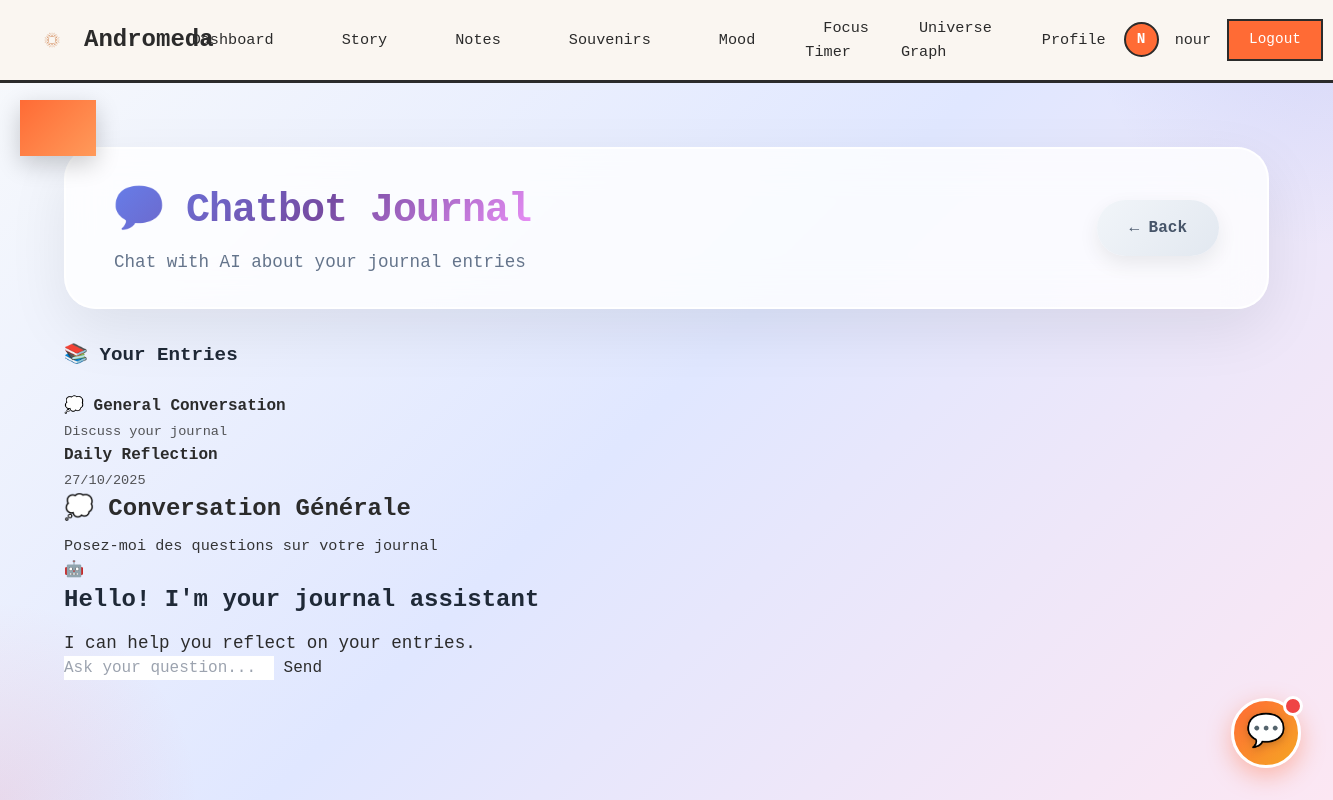
Page /journal/chatbot/ (signed in) on the earlier database version.
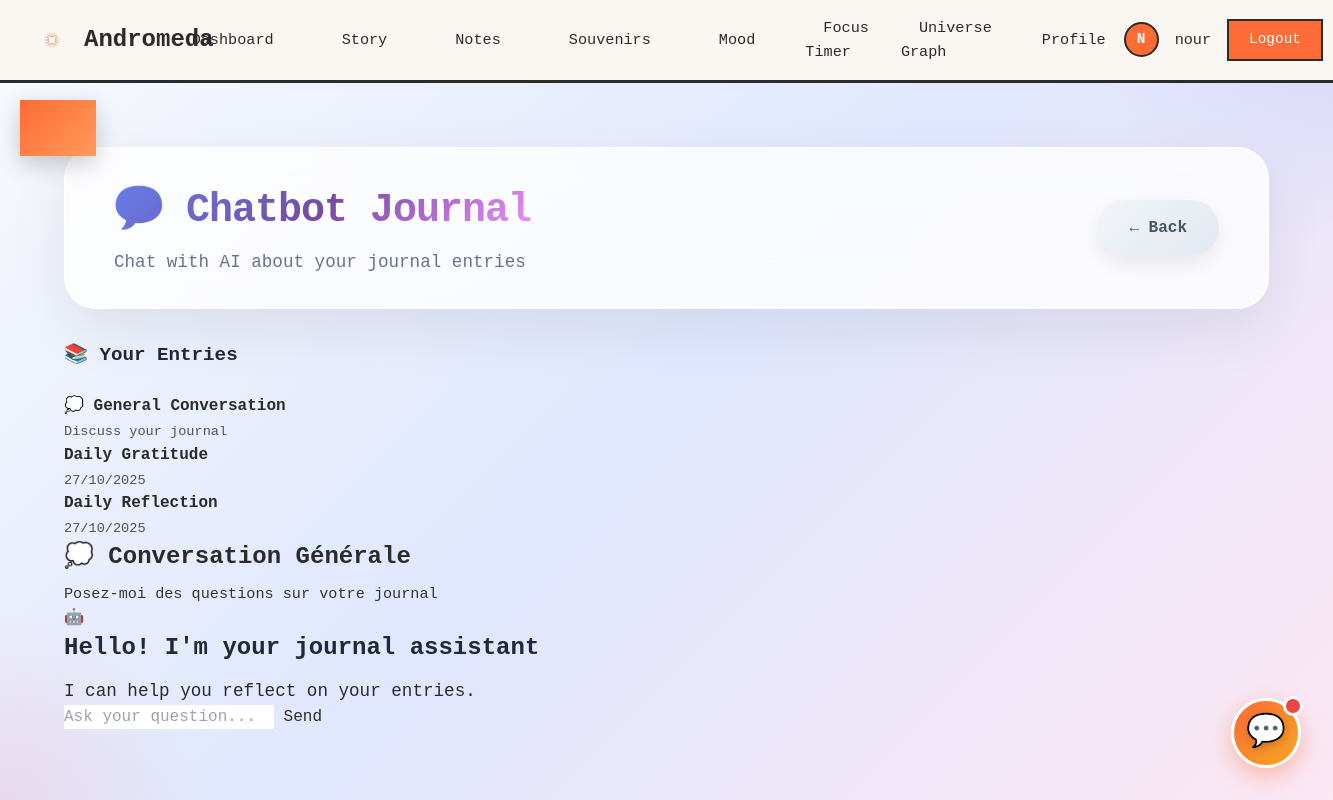
Same page on the later database version.
### core/models.py (models this page shows, shortened)
class EntreeJournal(models.Model):
    utilisateur = models.ForeignKey('User', on_delete=models.CASCADE, related_name='entrees_journal')
    titre = models.CharField(max_length=200, help_text="Entry title")
    contenu_texte = models.TextField(help_text="Entry content")
    lieu = models.CharField(max_length=200, blank=True, default='', help_text="Location where the entry was written")
    meteo = models.CharField(max_length=50, blank=True, default='', help_text="Weather on the day")
    auto_summary = models.TextField(blank=True, default='', help_text="AI-generated summary")
    is_public = models.BooleanField(default=False, help_text="Public entry")
    is_favorite = models.BooleanField(default=False, help_text="Favorite entry")
    date_creation = models.DateTimeField(auto_now_add=True)
    updated_at = models.DateTimeField(auto_now=True)
    class Meta:
        verbose_name = "Journal Entry"
        verbose_name_plural = "Journal Entries"
        ordering = ['-date_creation']
        indexes = [
            models.Index(fields=['-date_creation']),
            models.Index(fields=['utilisateur', '-date_creation']),
        ]

### core/views_ai.py (the view)
# urls.py: path('journal/chatbot/', views_ai.page_chatbot, name='page_chatbot'),
@login_required
def page_chatbot(request):
    entrees_recentes = EntreeJournal.objects.filter(
        utilisateur=request.user
    ).order_by('-date_creation')[:5]
    context = {
        'entrees_recentes': entrees_recentes,
    }
    return render(request, 'core/journal/chatbot.html', context)

### core/templates/core/journal/chatbot.html (shortened to what this page needs)
{% extends "core/dashboard_base.html" %}
{% load static %}
{% block content %}
<div style="position: fixed; top: 0; left: 0; right: 0; bottom: 0; z-index: -1; overflow: hidden; background: linear-gradient(135deg, #f8fafc 0%, #e0e7ff 50%, #fce7f3 100%);">
    <div style="position: absolute; width: 500px; height: 500px; border-radius: 50%; background: radial-gradient(circle, rgba(102,126,234,0.15) 0%, transparent 70%); top: -250px; right: -250px; animation: float 20s ease-in-out infinite;"></div>
    <div style="position: absolute; width: 400px; height: 400px; border-radius: 50%; background: radial-gradient(circle, rgba(245,87,108,0.12) 0%, transparent 70%); bottom: -200px; left: -200px; animation: float 25s ease-in-out infinite reverse;"></div>
</div>
<div style="max-width: 1400px; margin: 0 auto; padding: 2rem;">
    <div style="background: rgba(255,255,255,0.8); backdrop-filter: blur(20px); border-radius: 32px; padding: 2rem 3rem; margin-bottom: 2rem; box-shadow: 0 20px 60px rgba(0,0,0,0.08); border: 2px solid rgba(255,255,255,0.9); display: flex; justify-content: space-between; align-items: center;">
        <div>
            <h1 style="font-size: 2.5rem; font-weight: 900; margin-bottom: 0.5rem; background: linear-gradient(135deg, #667eea 0%, #764ba2 50%, #f093fb 100%); -webkit-background-clip: text; -webkit-text-fill-color: transparent; background-clip: text; letter-spacing: -1px;">💬 Chatbot Journal</h1>
            <p style="color: #64748b; font-size: 1.1rem; font-weight: 500;">Chat with AI about your journal entries</p>
        </div>
        <a href="{% url 'core:liste_entrees_journal' %}" style="padding: 1rem 2rem; border-radius: 50px; background: linear-gradient(135deg, #f1f5f9 0%, #e2e8f0 100%); color: #475569; font-weight: 700; text-decoration: none; box-shadow: 0 8px 20px rgba(0,0,0,0.08); transition: all 0.3s ease; display: inline-flex; align-items: center; gap: 0.5rem;" onmouseover="this.style.transform='translateY(-3px)'; this.style.boxShadow='0 12px 30px rgba(0,0,0,0.12)'" onmouseout="this.style.transform='translateY(0)'; this.style.boxShadow='0 8px 20px rgba(0,0,0,0.08)'">← Back</a>
    </div>
    <div class="chat-container">
        <div class="chat-sidebar">
            <h3 style="font-size: 1.2rem; font-weight: 800; margin-bottom: 1.5rem; color: #1f2937;">📚 Your Entries</h3>
            <div class="entry-card" onclick="selectEntry(null)" id="entry-general">
                <div style="font-weight: 700; margin-bottom: 0.25rem;">💭 General Conversation</div>
                <div style="font-size: 0.85rem; opacity: 0.8;">Discuss your journal</div>
            </div>
            {% for entree in entrees_recentes %}
            <div class="entry-card" onclick="selectEntry({{ entree.pk }})" id="entry-{{ entree.pk }}">
                <div style="font-weight: 700; margin-bottom: 0.25rem;">{{ entree.titre|truncatewords:5 }}</div>
                <div style="font-size: 0.85rem; opacity: 0.8;">{{ entree.date_creation|date:"d/m/Y" }}</div>
            </div>
            {% endfor %}
        </div>
        <div class="chat-main">
            <div class="chat-header">
                <h2 style="font-size: 1.5rem; font-weight: 800; margin-bottom: 0.5rem;" id="chat-title">💭 General Conversation</h2>
                <p style="opacity: 0.95; font-size: 0.95rem;" id="chat-subtitle">Ask me questions about your journal</p>
            </div>
            <div class="chat-messages" id="chatMessages">
            </div>
            <div class="chat-input-area">
                <input type="text" class="chat-input" id="chatInput" placeholder="Ask your question..." onkeypress="handleKeyPress(event)">
                <button class="send-btn" onclick="sendMessage()" id="sendBtn">
                    <span id="sendBtnText">Send</span>
                </button>
            </div>
        </div>
    </div>
</div>
{% endblock %}

Differences in the rows shown:
added EntreeJournal: titre "Daily Gratitude", date_creation "27/10/2025"
